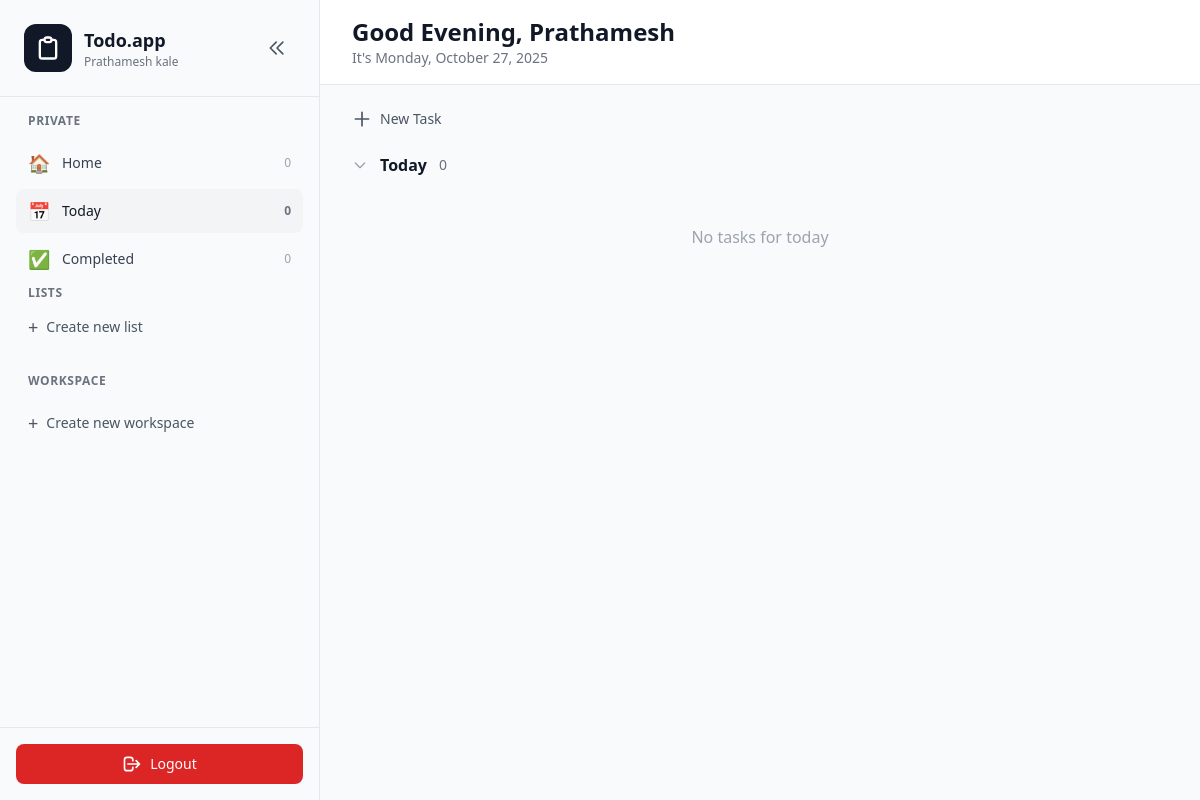
Page /today/ (signed in) on the earlier database version.
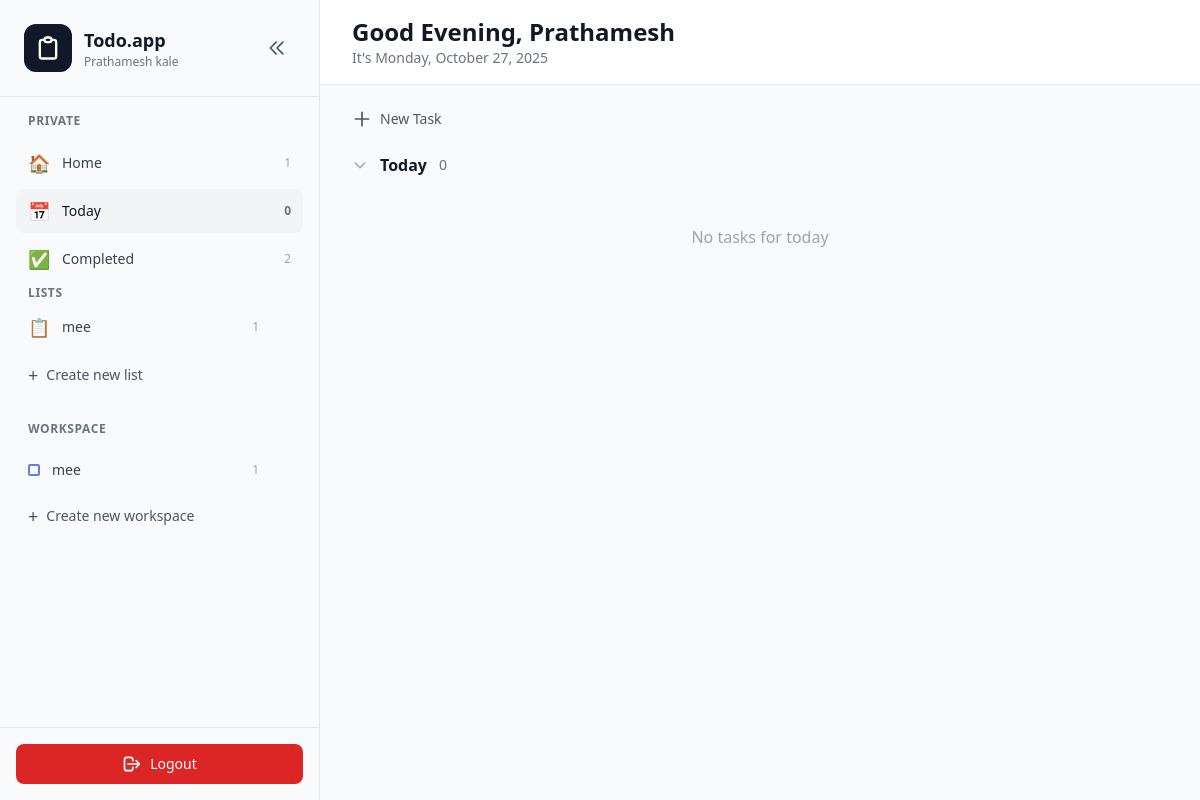
Same page on the later database version.
### core/models.py (models this page shows, shortened)
class TaskList(models.Model):
    user = models.ForeignKey(User, on_delete=models.CASCADE, related_name='task_lists')
    name = models.CharField(max_length=100)
    icon = models.CharField(max_length=50, blank=True, null=True)
    color = models.CharField(max_length=7, default='#667eea')
    created_at = models.DateTimeField(auto_now_add=True)
    class Meta:
        ordering = ['created_at']

class Workspace(models.Model):
    user = models.ForeignKey(User, on_delete=models.CASCADE, related_name='workspaces')
    name = models.CharField(max_length=100)
    color = models.CharField(max_length=7, default='#667eea')
    created_at = models.DateTimeField(auto_now_add=True)
    class Meta:
        ordering = ['created_at']

### core/views.py (the view)
# urls.py: path('today/', views.today_tasks, name='today_tasks'),
@login_required(login_url='login')
def today_tasks(request):
    from datetime import date
    today = date.today()
    all_tasks = Todo.objects.filter(user=request.user)
    today_tasks = all_tasks.filter(due_date=today).order_by('completed', '-priority', 'created_at')
    completed_tasks = all_tasks.filter(completed=True)
    task_lists = TaskList.objects.filter(user=request.user)
    workspaces = Workspace.objects.filter(user=request.user)
    today_tasks_incomplete_count = all_tasks.filter(due_date=today, completed=False).count()
    context = {
        'today_tasks': today_tasks,
        'completed_tasks': completed_tasks,
        'all_tasks': all_tasks,
        'task_lists': task_lists,
        'workspaces': workspaces,
        'today_tasks_count': today_tasks_incomplete_count,
        'completed_tasks_count': completed_tasks.count(),
        'all_tasks_count': all_tasks.filter(completed=False).count(),
        'today_date': today,
    }
    return render(request, 'core/today.html', context)

### templates/core/today.html (shortened to what the changed rows need)
{% extends 'base.html' %}
{% block content %}
<main class="flex-1 flex flex-col overflow-hidden">
        <header class="bg-white border-b border-gray-200 px-8 py-4">
            <div class="flex items-center justify-between">
                <div>
                    <h1 id="greeting" class="text-2xl font-bold text-gray-900"></h1>
                </div>
            </div>
        </header>
        <div class="flex-1 overflow-y-auto bg-gray-50 px-8 py-6">
            <div class="mb-6">
                <div class="flex items-center space-x-3 mb-4">
                    <h2 class="text-base font-semibold text-gray-900">Today</h2>
                </div>
            </div>
        </div>
    </main>
{% endblock %}

### templates/base.html (shortened to what the changed rows need)
<!DOCTYPE html>
<html lang="en">
<head>
    <script src="https://cdn.tailwindcss.com"></script>
</head>
<body class="bg-gray-900 text-white">
    <div class="flex h-screen bg-white overflow-hidden">
        <aside id="sidebar" class="w-80 md:w-80 bg-gray-50 border-r border-gray-200 flex flex-col transition-all duration-300 relative">
            <div class="p-6 border-b border-gray-200 flex items-center justify-between">
                <div class="flex items-center space-x-3 overflow-hidden">
                    <div class="sidebar-text">
                        <h1 class="text-lg font-semibold text-gray-900 whitespace-nowrap">Todo.app</h1>
                    </div>
                </div>
            </div>
            <div class="flex-1 overflow-y-auto py-4 px-4">
                <div class="mb-6">
                    <nav class="space-y-1">
                        <a href="{% url 'home' %}" class="flex items-center justify-between px-3 py-2 text-sm font-medium {% if request.resolver_match.url_name == 'home' %}bg-gray-100 text-gray-900{% else %}text-gray-700 hover:bg-gray-100{% endif %} rounded-lg transition group">
                            <div class="flex items-center space-x-3">
                                <span class="text-lg sidebar-icon">🏠</span>
                                <span class="sidebar-text">Home</span>
                            </div>
                            <span class="sidebar-count text-xs text-gray-400">{{ all_tasks_count|default:0 }}</span>
                        </a>
                        <a href="{% url 'completed_tasks' %}" class="flex items-center justify-between px-3 py-2 text-sm font-medium {% if request.resolver_match.url_name == 'completed_tasks' %}bg-gray-100 text-gray-900{% else %}text-gray-700 hover:bg-gray-100{% endif %} rounded-lg transition group">
                            <div class="flex items-center space-x-3">
                                <span class="text-lg sidebar-icon">✅</span>
                                <span class="sidebar-text">Completed</span>
                            </div>
                            <span class="sidebar-count text-xs text-gray-400">{{ completed_tasks_count|default:0 }}</span>
                        </a>
                        {% for task_list in task_lists %}
                        <div class="relative flex items-center justify-between px-3 py-2 text-sm font-medium text-gray-700 rounded-lg hover:bg-gray-100 transition group ">
                            <a href="{% url 'task_list_view' task_list.id %}" class="flex items-center space-x-3 flex-1 min-w-0">
                                <span class="text-lg sidebar-icon flex-shrink-0">{{ task_list.icon|default:"📋" }}</span>
                                <span class="sidebar-text truncate">{{ task_list.name }}</span>
                            </a>
                            <div class="flex items-center gap-2 flex-shrink-0">
                                <span class="sidebar-count text-xs text-gray-400 group-hover:hidden">{{ task_list.tasks.count }}</span>
                                <div class="relative">
                                </div>
                            </div>
                        </div>
                        {% endfor %}
                    </nav>
                </div>
                <div>
                    <nav class="space-y-1">
                        {% for workspace in workspaces %}
                        <div class="relative flex items-center justify-between px-3 py-2 text-sm font-medium text-gray-700 rounded-lg hover:bg-gray-100 transition group ">
                            <a href="{% url 'workspace_view' workspace.id %}" class="flex items-center space-x-3 flex-1 min-w-0">
                                <span class="w-3 h-3 rounded-sm border-2 flex-shrink-0 sidebar-icon" style="border-color: {{ workspace.color }}"></span>
                                <span class="sidebar-text truncate">{{ workspace.name }}</span>
                            </a>
                            <div class="flex items-center gap-2 flex-shrink-0">
                                <span class="sidebar-count text-xs text-gray-400 group-hover:hidden">{{ workspace.tasks.count }}</span>
                                <div class="relative">
                                </div>
                            </div>
                        </div>
                        {% endfor %}
                    </nav>
                </div>
            </div>
        </aside>
        {% block content %}{% endblock %}
    </div>
</body>
</html>

Differences in the rows shown:
added TaskList: icon "📋", name "mee", tasks.count "1"
added Workspace: name "mee", tasks.count "1"
Other differences:
{{ all_tasks_count|default:0 }}: "0" → "1"
{{ completed_tasks_count|default:0 }}: "0" → "2"
